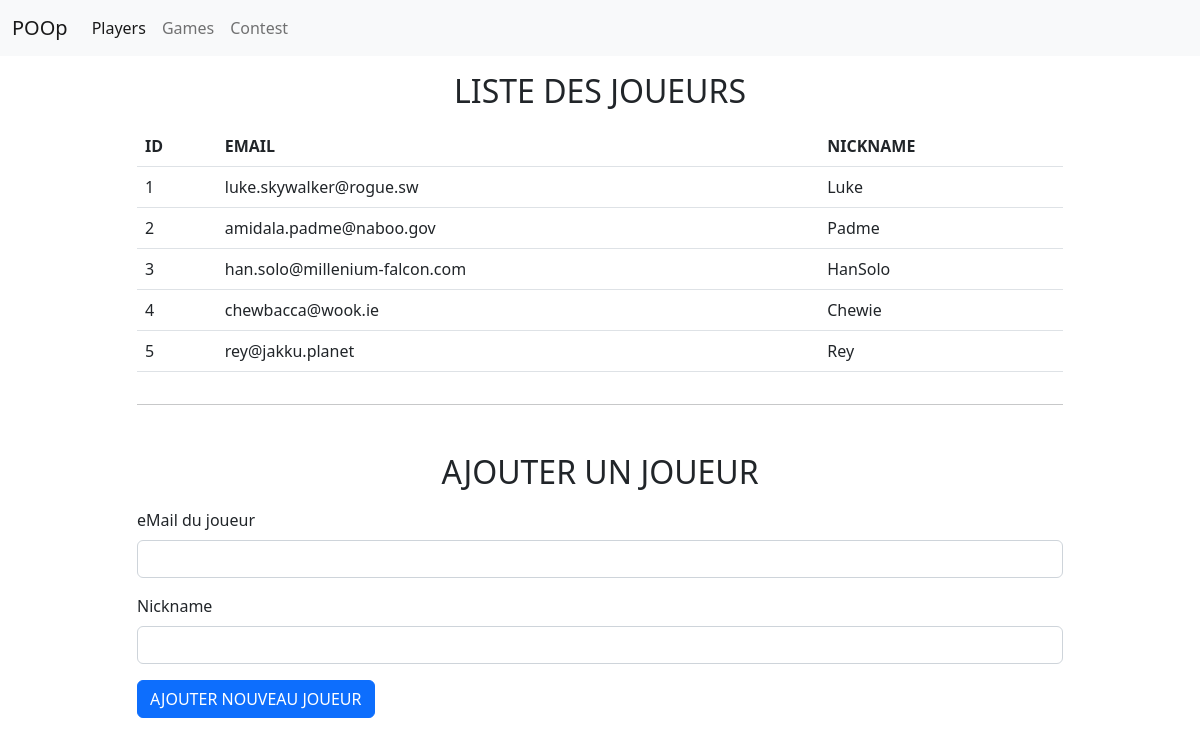
The page / on the database its author committed.
### tables this page shows
CREATE TABLE `player` (
  `id` int(11) NOT NULL,
  `email` varchar(128) NOT NULL,
  `nickname` varchar(128) NOT NULL
);

### Controller/Controller.php (called while the page is built, shortened)
<?php
    require_once('./Models/PdoManager.php');
       function playersAll()
        {
            $players = new PlayerManager;
            $getPlayers = $players->getPlayer();
            require_once('./Views/playerView.php');
        }
?>

### Models/PdoManager.php (called while the page is built, shortened)
<?php
    class PlayerManager extends Manager
    {
        public function getPlayer()
        {
            $bdd = $this->connexion();
            $req = $bdd->query("SELECT * FROM player");
            return $req;
        }
    }
?>

### Views/playerView.php (the view, shortened to what this page needs)
        <div class="container">
            <div class="row justify-content-center">
                <div class="col-10">
                <h2 class="text-uppercase text-center mt-3 mb-3">Liste des joueurs</h2>
                    <table class="table">
                        <thead>
                            <th class="text-uppercase">id</th>
                            <th class="text-uppercase">email</th>
                            <th class="text-uppercase">nickname</th>
                        </thead>
                        <tbody>
                        <?php
                        while ($player = $getPlayers->fetch(PDO::FETCH_ASSOC))
                        {
                        ?>
                            <tr>
                                <td><?php echo $player['id']; ?></td>
                                <td><?php echo $player['email']; ?></td>
                                <td><?php echo $player['nickname']; ?></td>
                            </tr>
                        <?php
                        }
                        ?>
                        </tbody>
                    </table>
                </div>
            </div>
        </div>
        <div class="container">
            <div class="row justify-content-center">
                <div class="col-10">
                <hr class="mt-3 mb-3">
                <h2 class="text-uppercase text-center mt-5 mb-3">Ajouter un joueur</h2>
                <form method="POST">
                    <div class="mb-3">
                        <label for="email" class="form-label">eMail du joueur</label>
                        <input type="email" class="form-control" id="email" name="email">
                    </div>
                    <div class="mb-3">
                        <label for="nickname" class="form-label">Nickname</label>
                        <input type="text" class="form-control" id="nickname" name="nickname">
                    </div>
                    <button type="submit" class="btn btn-primary">AJOUTER NOUVEAU JOUEUR</button>
                </form>
                </div>
            </div>
        </div>
<?php
    $content = ob_get_clean();
    require_once('./Views/base.php');
?>

### index.php
<?php
    require_once('./Controller/Controller.php');
    try
    {
        if(isset($_GET['page']))
        {
            if($_GET['page'] == "players"){
                playersAll();
            }elseif($_GET['page'] == "games"){
                gameAll();
            }elseif($_GET['page'] == "contest"){
                contestAll();
            }else{
                throw new Exception("Cette page n'existe pas !");
            }
        }else{
            playersAll();
        };
    }
    catch(Exception $e)
   {
        echo $e->getMessage();
   }
?>

### Views/base.php (shortened to what this page needs)
<!DOCTYPE html>
<html lang="en">
<head>
<link href="https://cdn.jsdelivr.net/npm/bootstrap@5.2.3/dist/css/bootstrap.min.css" rel="stylesheet">
    <link rel="stylesheet" href="./Public/css/style.css">
</head>
<body>
<header>
<nav class="navbar navbar-expand-lg bg-light">
  <div class="container-fluid">
    <a class="navbar-brand" href="#">POOp</a>
    <div class="collapse navbar-collapse" id="navbarNav">
      <ul class="navbar-nav">
        <li class="nav-item">
          <a class="nav-link active" aria-current="page" href="?page=players">Players</a>
        </li>
        <li class="nav-item">
          <a class="nav-link" href="?page=games">Games</a>
        </li>
        <li class="nav-item">
          <a class="nav-link" href="?page=contest">Contest</a>
        </li>
      </ul>
    </div>
  </div>
</nav>
</header>
    <?php echo $content; ?>
</body>
</html>

### rows shown on the page
player: id "1", email "luke.skywalker@rogue.sw", nickname "Luke"
player: id "2", email "amidala.padme@naboo.gov", nickname "Padme"
player: id "3", email "han.solo@millenium-falcon.com", nickname "HanSolo"
player: id "4", email "chewbacca@wook.ie", nickname "Chewie"
player: id "5", email "rey@jakku.planet", nickname "Rey"
